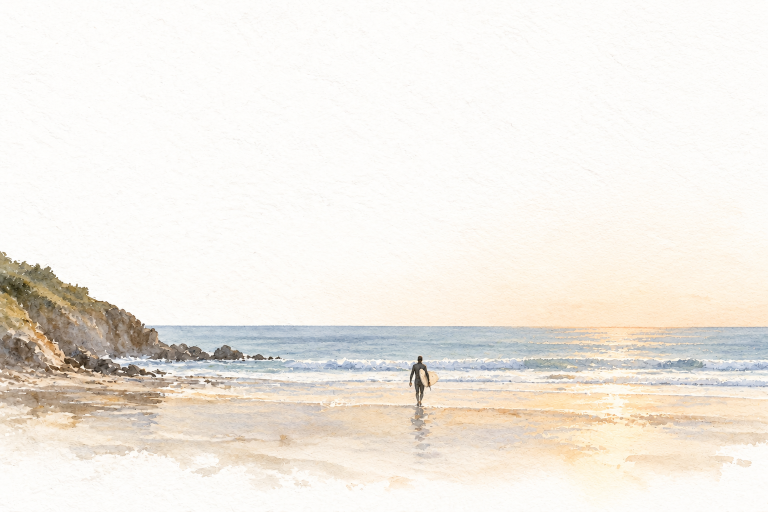
#> input picture reference/ink-pages/home-purpose/originals/beach-2.png, 1536 x 1024 px, given in place of ink-long-1.png, which was not available (shown at 1/2 size)
$ python build_home_purpose.py
#> lines starting #> are read from the running program, lines starting #| are printed output that depends on the picture
### reference/ink-pages/home-purpose/shoot_purpose.py
"""Part 4 of the homepage's California follow-ups (October 30, 2026): the closing painting (old pine,
misty peaks, two cranes) reads as Chinese. Each take is cut from its paper the site's way, the live
gold-leaf sun set on its horizon, and swapped into the live homepage's own <img> with a little CSS;
nothing in src/ changes. Shots: big screen, laptop and phone, scrolled to the section as a visitor.

    python -X utf8 reference/ink-pages/home-purpose/shoot_purpose.py [base-url] [scene ...]

Cuts go to plates/cut/, shots to plates/shots/ (both git-ignored).
"""

import base64
import io
import sys
from pathlib import Path

import numpy as np
from PIL import Image
from playwright.sync_api import sync_playwright

HERE = Path(__file__).resolve().parent
CUT = HERE / "plates" / "cut"
SHOTS = HERE / "plates" / "shots"
LIVE = HERE.parents[2] / "public" / "images" / "home-v2" / "ink"

W, H = 2400, 1200  # 2:1: the live 7:3 band was too shallow to hold the land and the words
SCALE = W / 1536
FLOOR = 6.0
SUN_X = 1938  # the live sun's centre, in the painting's 2400 px
SUN_D = 186  # its size (the live closing sun's)
SUN_SET = 0.22  # how much of it the sea or land hides

# take: y = where the crop starts in the 1024 px original, horizon = the sea's or far hills' line
# there, birds = the pelicans fly over it
SCENES = {
    "big-sur": {"take": "big-sur-1", "y": 130, "horizon": 663, "birds": True},
    "ridge": {"take": "ridge-2", "y": 140, "horizon": 644, "birds": True},
    "beach": {"take": "beach-2", "y": 150, "horizon": 654, "birds": True},
    # Round 2 (Mo, November 2: the walk on the ridge "doesn't give the vibe of California").
    # On a phone the walkers (at 36%) and the sun (81%) are too far apart for the usual frame
    # (220% of the window, 45% of the painting): a wider frame, from 26% across.
    "coast-walk": {"take": "coast-walk-1", "y": 210, "horizon": 703, "birds": True, "phone": (170, 0.26)},
    "oak-walk": {"take": "oak-walk-1", "y": 212, "horizon": 684, "birds": True},
    # The palms stand where the pelicans fly elsewhere: they fly higher, to the right.
    "palm-walk": {
        "take": "palm-walk-2",
        "y": 217,
        "horizon": 724,
        "birds": True,
        "box": {"left": 0.66, "top": 0.36, "width": 0.15},
        "phone": (170, 0.38),
    },
    # Round 3 (Mo, November 2, on the live close: "a little bit simple" next to the old pine
    # painting): richer Big Sur paintings, the old one as the reference for finish only. Each
    # sun sits on its own glitter path (sun_x); phones get a frame that holds the walkers and it.
    "rich-long": {"take": "rich-long-2", "y": 180, "horizon": 659, "birds": True, "sun_x": 0.839, "phone": (150, 0.23)},
    "rich-same": {"take": "rich-same-1", "y": 180, "horizon": 639, "birds": True, "sun_x": 0.827, "phone": (155, 0.24)},
    "rich-falls": {"take": "rich-falls-1", "y": 150, "horizon": 603, "birds": True, "sun_x": 0.82, "phone": (150, 0.21)},
    # Round 4 (Mo, November 2, on 1 and 3 live: "more picture like"): the same two places painted
    # loosely, A a loose watercolour (wash-*), B ink and wash (ink-*). Crops keep the land's top
    # at about 37% of the plate, as before.
    "wash-long": {"take": "wash-long-1", "y": 159, "horizon": 661, "birds": True, "sun_x": 0.845, "phone": (140, 0.18)},
    "ink-long": {"take": "ink-long-1", "y": 178, "horizon": 670, "birds": True, "sun_x": 0.841, "phone": (150, 0.225)},
    # wash-falls-1's hills came out bright orange, fighting the gold sun: a calmer second take.
    "wash-falls": {"take": "wash-falls-2", "y": 154, "horizon": 610, "birds": True, "sun_x": 0.82, "phone": (150, 0.205)},
    "ink-falls": {"take": "ink-falls-1", "y": 149, "horizon": 604, "birds": True, "sun_x": 0.818, "phone": (145, 0.18)},
}
BIRDS = {"take": "pelicans-2", "left": 0.52, "top": 0.43, "width": 0.17}
HIDDEN = 0.38  # how much of the plate lies under the statement on a phone (its sky)
SIZES = [("1920", 1920, 1080, False), ("1440", 1440, 900, False), ("390", 390, 844, True)]


def divide(a):
    """The painting on white (white = no paint): its paper divided out, its grain under the floor."""
    paper = np.percentile(a[:50].reshape(-1, 3), 60, axis=0)
    dark = 255.0 - np.clip(a / paper * 255.0, 0, 255)
    return np.clip((dark - FLOOR) / (1 - FLOOR / 255.0), 0, 255)


def sun_leaf():
    """The opening's gold-leaf sun (the same leaf), at the closing sun's size: colour and alpha."""
    im = Image.open(LIVE / "sun.webp").convert("RGBA").resize((SUN_D, round(SUN_D * 743 / 760)), Image.LANCZOS)
    a = np.asarray(im).astype(float)
    return a[..., :3], a[..., 3] / 255.0


def cut(scene, with_mask=False):
    """The painting at 2400 x 1200, its sun set in; with_mask also returns where the leaf is."""
#> called with scene = 'ink-long', with_mask = True
    s = SCENES[scene]
    a = np.asarray(Image.open(HERE / "originals" / f"{s['take']}.png").convert("RGB")).astype(float)
    y0 = s["y"]
    crop = a[y0 : y0 + round(H / SCALE)]
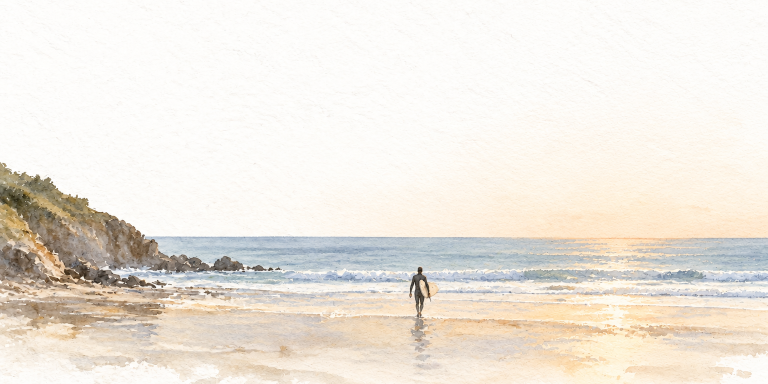
#> crop: shape (768, 1536, 3) float64 (shown at 1/2 size); mean R, G, B 237.9, 231.7, 222.7
    dark = divide(crop)
#> in divide, `paper = np.percentile(a[:50].reshape(-1, 3), 60, axis=0)`: paper = [253, 253, 251]
    dark *= np.clip(np.arange(dark.shape[0]) / 30.0, 0, 1)[:, None, None]
    im = Image.fromarray((255.0 - dark).astype(np.uint8)).resize((W, H), Image.LANCZOS)
    out = np.asarray(im).astype(float)

    # The sun on the horizon: the leaf is cut level where the land or sea stands in front of it.
    leaf, alpha = sun_leaf()
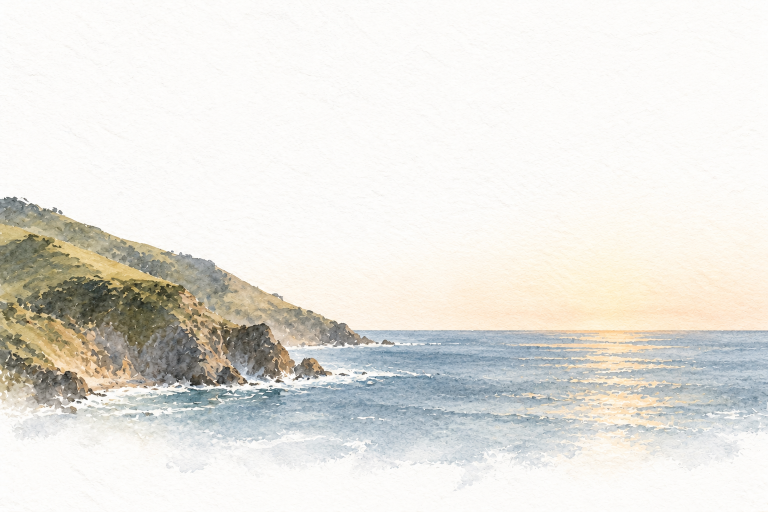
#> input picture reference/ink-pages/home-purpose/originals/big-sur-1.png, 1536 x 1024 px, given in place of sun.webp, which was not available (shown at 1/2 size)
#> alpha: shape (182, 186) float64; every value is 1
    line = round((s["horizon"] - y0) * SCALE)
    top = round(line - leaf.shape[0] * (1 - SUN_SET))
#> top = 627
    left = round(s.get("sun_x", SUN_X / W) * W) - leaf.shape[1] // 2
#> left = 1925
    rows = max(0, min(leaf.shape[0], line - top))
#> rows = 142
    k = alpha[:rows, :, None].copy()
#> k: shape (142, 186, 1) float64; every value is 1
    # Its foot softened over a few pixels, as the water or grass laps it.
    k[-6:] *= np.linspace(1.0, 0.25, min(6, rows))[:, None, None]
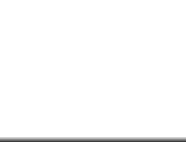
#> k: shape (142, 186, 1) float64; min 0.25, max 1, mean 0.984
    box = out[top : top + rows, left : left + leaf.shape[1]]
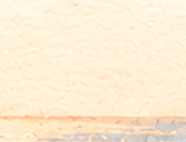
#> box: shape (142, 186, 3) float64; mean R, G, B 252.6, 237, 211.6
    out[top : top + rows, left : left + leaf.shape[1]] = box * (1 - k) + leaf[:rows] * k
    im = Image.fromarray(out.astype(np.uint8))
#> im: PIL image 2400x1200 RGB
    if not with_mask:
        return im
    mask = np.zeros((H, W))
    mask[top : top + rows, left : left + leaf.shape[1]] = k[..., 0]
    return im, mask


def cut_birds():
    a = np.asarray(Image.open(HERE / "originals" / f"{BIRDS['take']}.png").convert("RGB")).astype(float)
    c = (255.0 - divide(a)).astype(np.uint8)
    ys, xs = np.where((255 - c.min(axis=2)) > 12)
    box = (int(xs.min()) - 6, int(ys.min()) - 6, int(xs.max()) + 7, int(ys.max()) + 7)
    art = Image.fromarray(c).crop(box)
    return art


# [4 lines left out: function data_url, not called in this run]


CSS = f"""
#purpose [data-brush=purpose-painting] {{ --edge: linear-gradient(to bottom, #000 84%, transparent 100%) !important; }}
#purpose [data-brush=purpose-painting] + span {{ display: none !important; }}
@media (max-width: 899px) {{
  #purpose [data-brush=purpose-painting] {{ min-height: 0; }}
  #purpose div:has(> [data-brush=purpose-painting]) {{ margin-top: calc(60px - {HIDDEN * H / W} * min(220vw, 1500px)) !important; }}
}}
"""

SWAP = """([url, birds, box, ratio, phone]) => {
  const img = document.querySelector('#purpose [data-brush=purpose-painting]');
  const plate = img.parentElement;
  plate.style.removeProperty('--pw'); plate.style.removeProperty('--shift');
  if (phone) {
    plate.style.setProperty('--pw', `min(${phone[0]}vw, 1500px)`);
    plate.style.setProperty('--shift', `clamp(0px, ${phone[1]} * var(--pw), var(--pw) - 100vw)`);
  }
  img.loading = 'eager'; img.removeAttribute('srcset'); img.removeAttribute('sizes'); img.removeAttribute('height'); img.src = url;
  img.style.aspectRatio = '2 / 1';
  const f = document.querySelector('#purpose img[src*=purpose-cranes], #purpose img[src*=purpose-pelicans], #purpose img[data-birds]');
  const flight = f.parentElement;
  if (!birds) { flight.style.display = 'none'; return img.decode(); }
  flight.style.display = '';
  flight.style.left = box.left * 100 + '%'; flight.style.top = box.top * 100 + '%'; flight.style.width = box.width * 100 + '%';
  flight.style.aspectRatio = ratio;
  f.dataset.birds = '1';
  f.loading = 'eager'; f.removeAttribute('srcset'); f.removeAttribute('sizes'); f.removeAttribute('height'); f.src = birds;
  return Promise.all([img.decode(), f.decode()]);
}"""


# [37 lines left out: function main, not called in this run]


# [2 lines that do not run on import are left out]

### reference/ink-pages/home-purpose/build_home_purpose.py
"""Build the homepage's closing painting (Mo picked the walk on the Big Sur coast, November 2, 2026,
after trying A Big Sur and B a walk on a golden ridge live): the painting with the opening's
gold-leaf sun on its horizon, its gold mask (where the leaf is, for the band of light that crosses
it), and the pelicans. The cut is shoot_purpose.py's, the one Mo saw on the mockup page.

    python -X utf8 reference/ink-pages/home-purpose/build_home_purpose.py [scene ...]

November 2, later: Mo found the live coast walk "a little bit simple" and asked to try two richer
Big Sur paintings live (rich-long, rich-falls; test pages /home-1 and /home-3), found them "more
picture like", and of the same places painted loosely picked 1B, the long view in ink and wash
(ink-long).

Out: public/images/home-v2/ink/purpose-ink-long-v1.webp and purpose-ink-long-gold-v1.webp,
purpose-pelicans-v1.webp; lossless plates in plates/ (git-ignored).
"""

import sys

import numpy as np
from PIL import Image, ImageFilter

from shoot_purpose import HERE, cut, cut_birds

SITE = HERE.parents[2] / "public" / "images" / "home-v2" / "ink"
PLATES = HERE / "plates"
SCENES = ["ink-long"]
MASK_W = 1000  # the gold masks' width (as the live purpose-gold.webp)
BIRDS_W = 800


def main():
    for scene in sys.argv[1:] or SCENES:
        img, mask = cut(scene, with_mask=True)
        img.save(PLATES / f"purpose-{scene}-v1.png", optimize=True)
        img.save(SITE / f"purpose-{scene}-v1.webp", quality=84, method=6)
        alpha = Image.fromarray((mask * 255).astype(np.uint8), "L")
#> alpha: PIL image 2400x1200 L
        alpha = alpha.resize((MASK_W, round(MASK_W * img.height / img.width)), Image.LANCZOS)
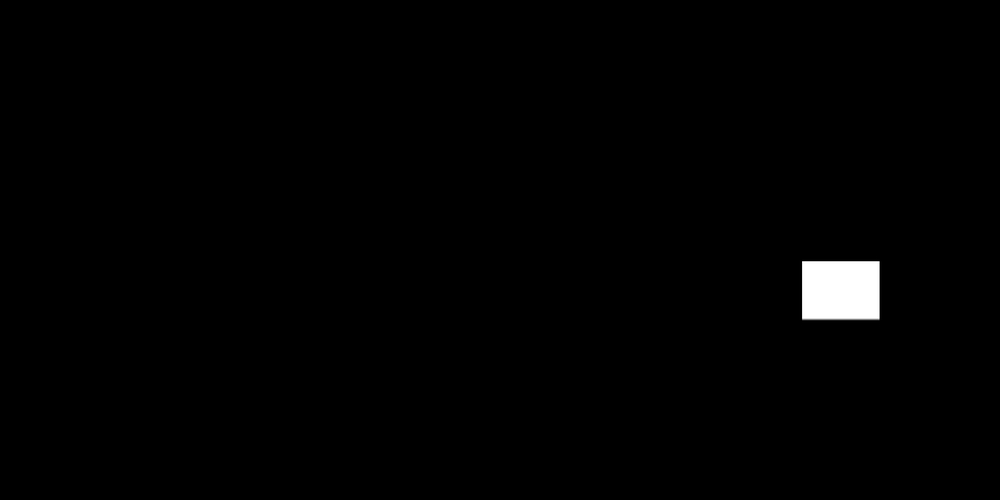
#> alpha: PIL image 1000x500 L; min 0, max 255, mean 2.3
        alpha = alpha.filter(ImageFilter.GaussianBlur(1.2))
        white = Image.new("L", alpha.size, 255)
#> white: PIL image 1000x500 L; every value is 255
        Image.merge("RGBA", (white, white, white, alpha)).save(
            SITE / f"purpose-{scene}-gold-v1.webp", "WEBP", quality=80, method=6
        )
    birds = cut_birds()
#> in divide (call 2), `paper = np.percentile(a[:50].reshape(-1, 3), 60, axis=0)`: paper = [253, 252, 250]
#> in divide (call 2), `dark = 255.0 - np.clip(a / paper * 255.0, 0, 255)`:
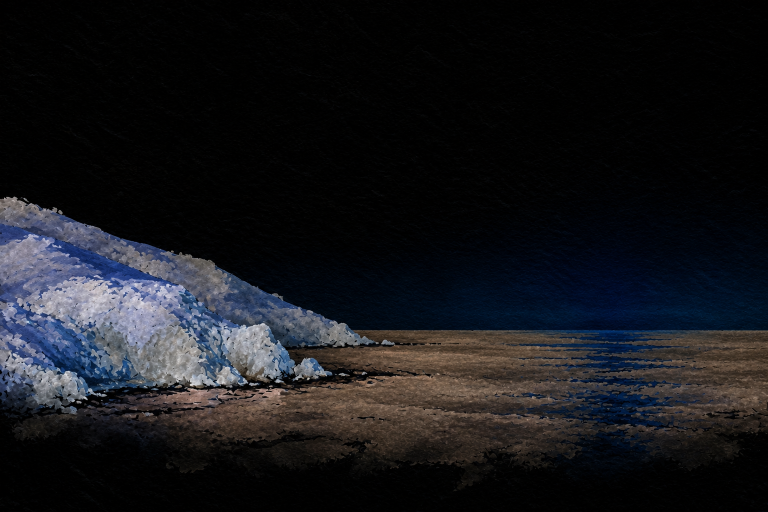
#> dark: shape (1024, 1536, 3) float64 (shown at 1/2 size); mean R, G, B 22.8, 23.6, 27.5
#> in cut_birds, `box = (int(xs.min()) - 6, int(ys.min()) - 6, int(xs.max()) + 7, int(ys..`: box = (-6, 86, 1542, 1015)
    birds = birds.resize((BIRDS_W, round(BIRDS_W * birds.height / birds.width)), Image.LANCZOS)
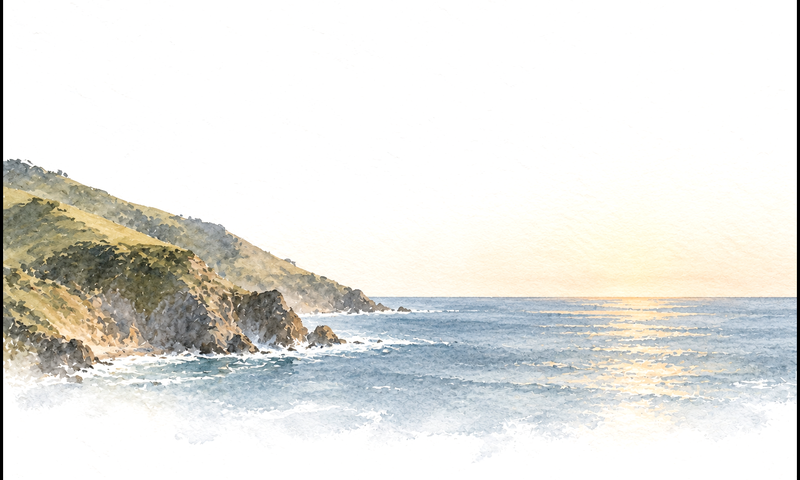
#> birds: PIL image 800x480 RGB; mean R, G, B 230, 229.8, 225.6
    birds.save(PLATES / "purpose-pelicans-v1.png", optimize=True)
    birds.save(SITE / "purpose-pelicans-v1.webp", quality=86, method=6)
    for name in SITE.glob("purpose-*-v1.webp"):
        print(name.name, Image.open(name).size, name.stat().st_size // 1024, "KB")


if __name__ == "__main__":
    main()
